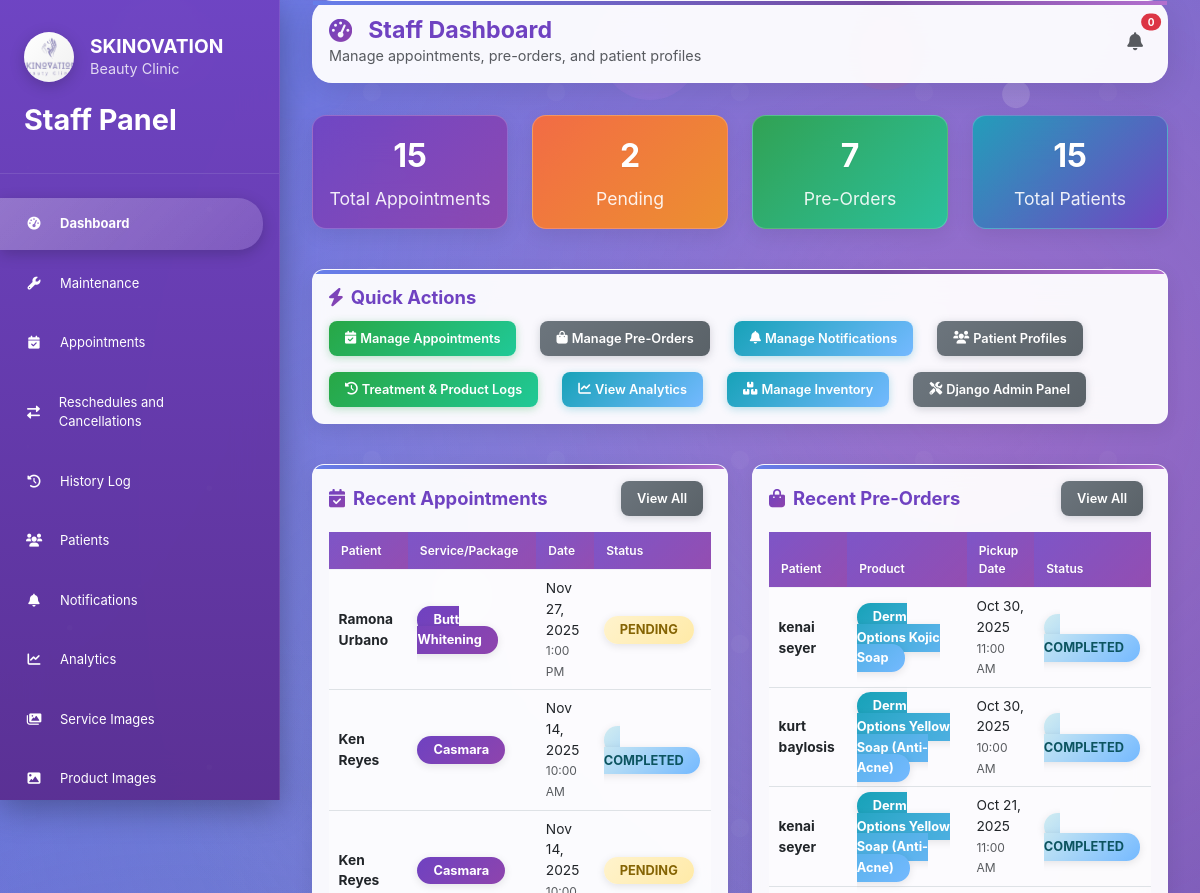
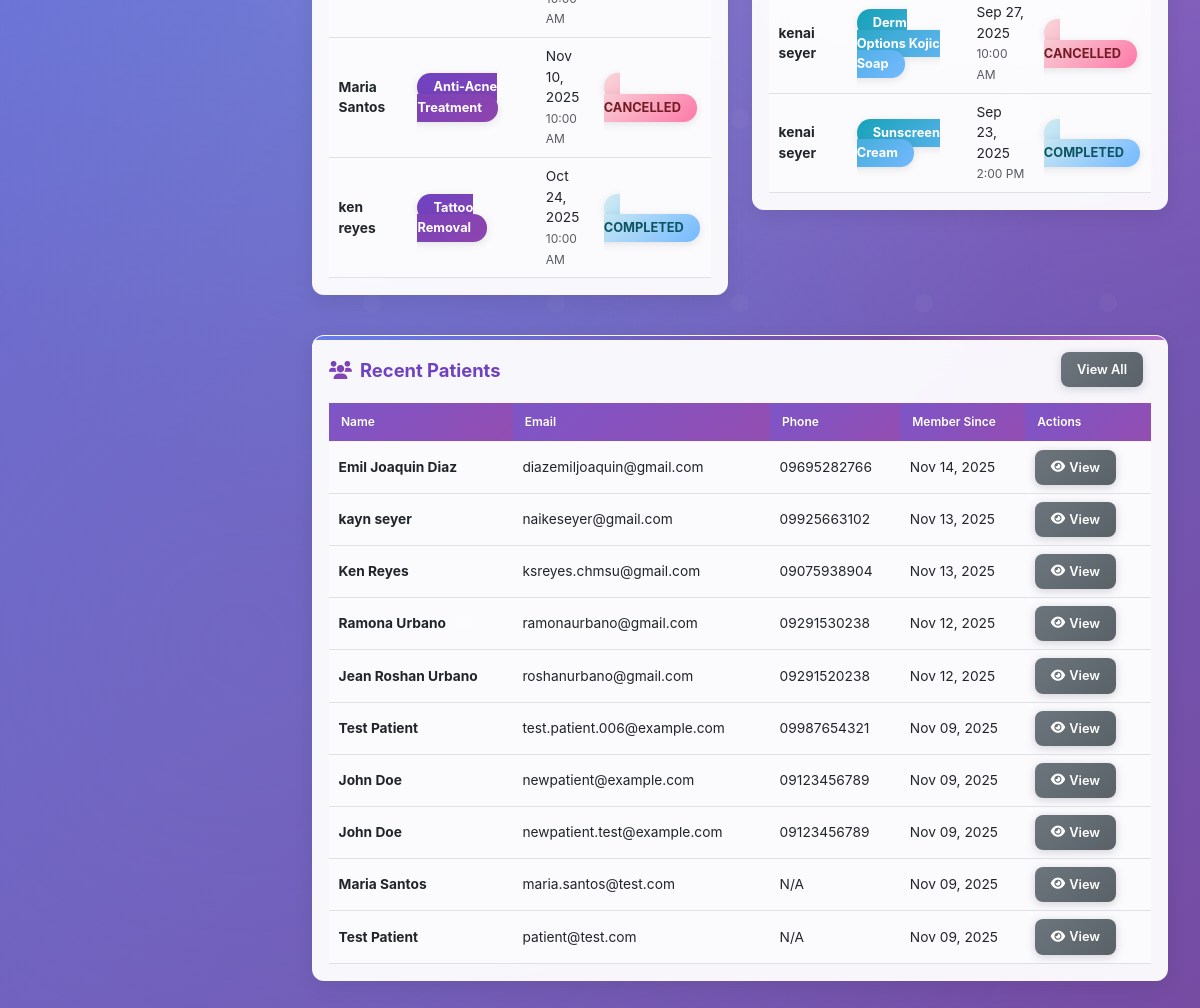
/appointments/admin/dashboard/ (signed in), run on an earlier commit of the app's database (2 pictures, top to bottom).
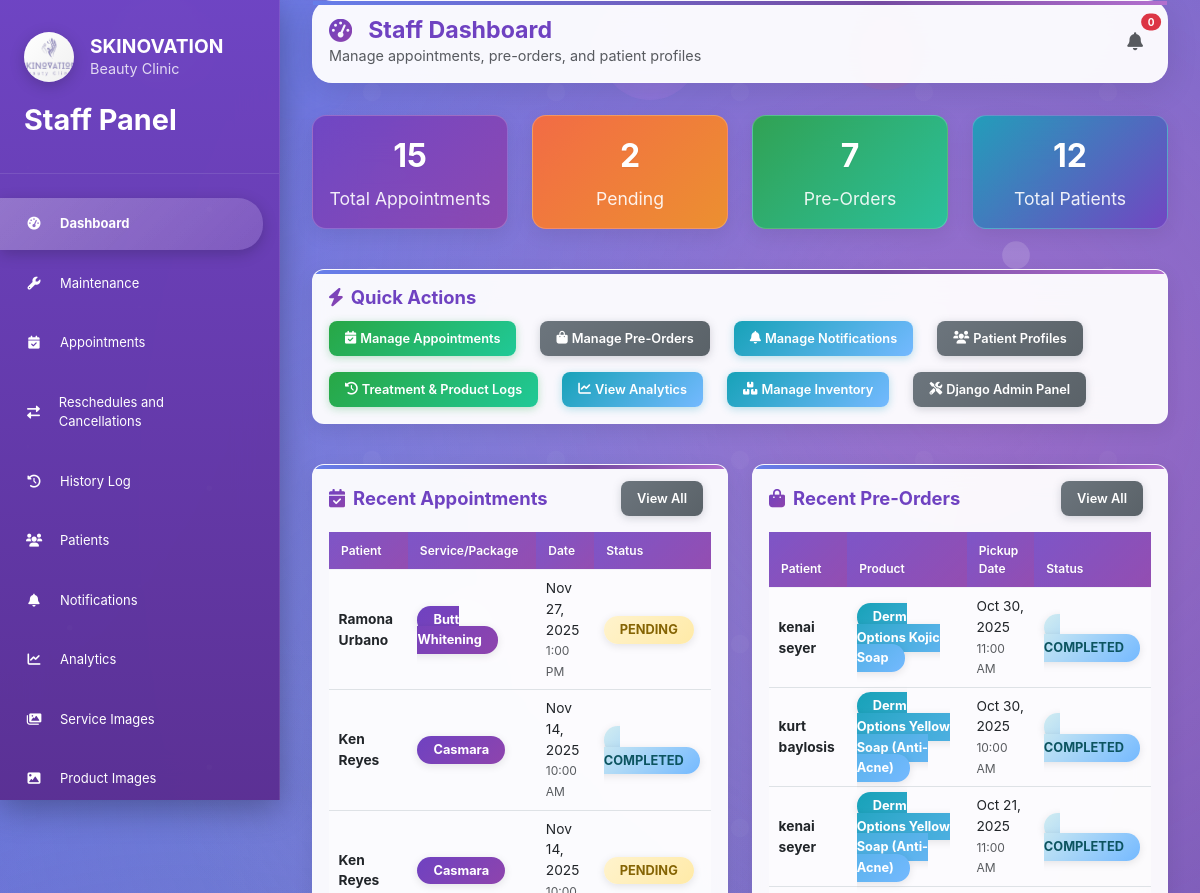
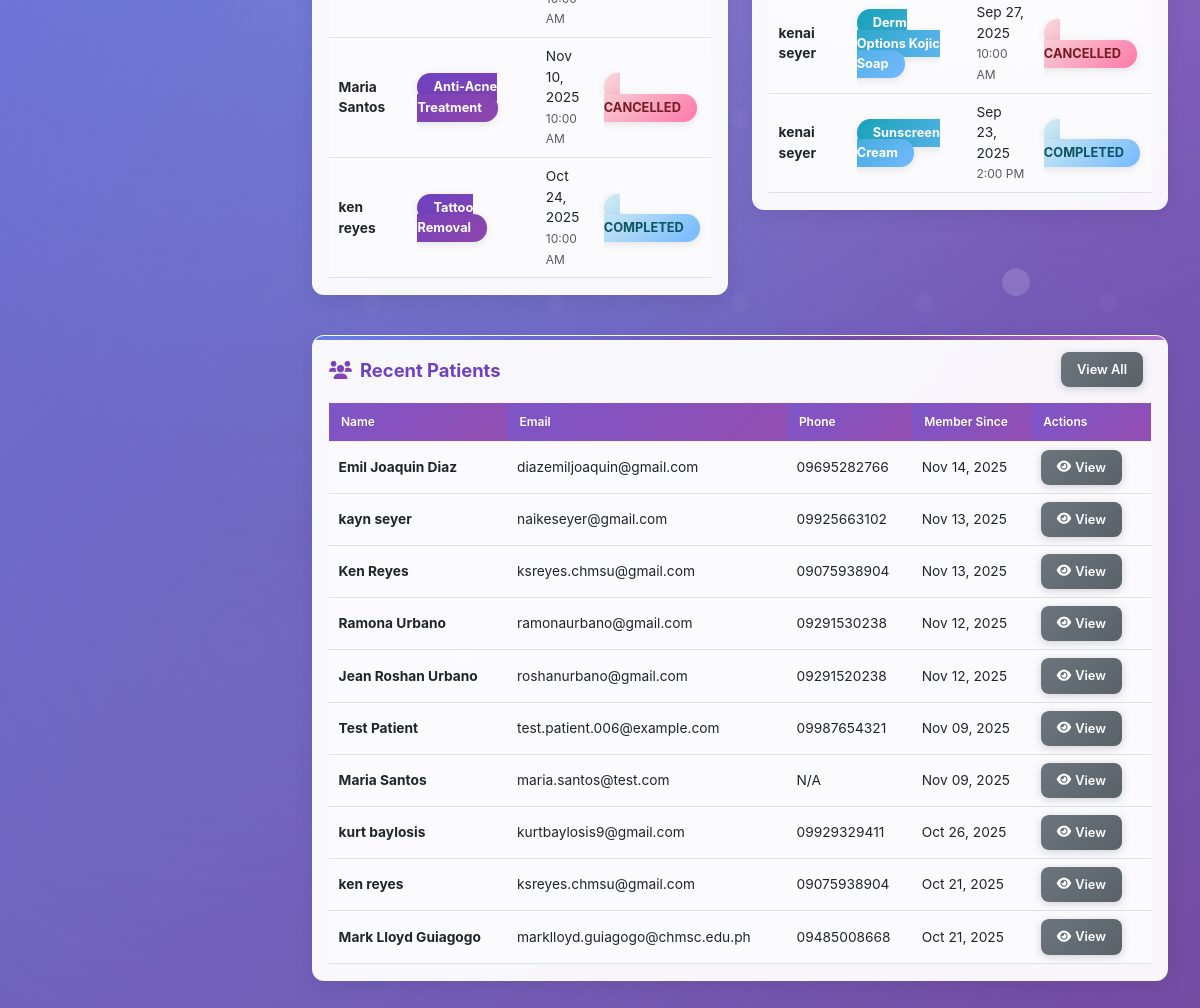
And on a later commit of the database (2 pictures, top to bottom).
### appointments/models.py (models this page shows, shortened)
class Appointment(models.Model):
    STATUS_CHOICES = [
        ('pending', 'Pending'),
        ('confirmed', 'Confirmed'),
        ('completed', 'Completed'),
        ('cancelled', 'Cancelled'),
    ]
    appointment_date = models.DateField()
    appointment_time = models.TimeField()
    status = models.CharField(max_length=10, choices=STATUS_CHOICES, default='pending')
    created_at = models.DateTimeField(auto_now_add=True)
    updated_at = models.DateTimeField(auto_now=True)
    transaction_id = models.CharField(max_length=100, blank=True, null=True)
    patient = models.ForeignKey(settings.AUTH_USER_MODEL, on_delete=models.CASCADE, related_name='appointments')
    attendant = models.ForeignKey('accounts.Attendant', on_delete=models.CASCADE, related_name='appointments')
    service = models.ForeignKey('services.Service', on_delete=models.CASCADE, related_name='appointments', blank=True, null=True)
    product = models.ForeignKey('products.Product', on_delete=models.CASCADE, related_name='appointments', blank=True, null=True)
    package = models.ForeignKey('packages.Package', on_delete=models.CASCADE, related_name='appointments', blank=True, null=True)
    class Meta:
        db_table = 'appointments'
        ordering = ['-created_at']

### accounts/models.py (models this page shows, shortened)
class User(AbstractUser):
    USER_TYPE_CHOICES = [
        ('patient', 'Patient'),
        ('admin', 'Staff'),
        ('owner', 'Owner'),
        ('attendant', 'Attendant'),
    ]
    GENDER_CHOICES = [
        ('male', 'Male'),
        ('female', 'Female'),
        ('other', 'Other'),
    ]
    CIVIL_STATUS_CHOICES = [
        ('single', 'Single'),
        ('married', 'Married'),
        ('widowed', 'Widowed'),
        ('divorced', 'Divorced'),
        ('separated', 'Separated'),
    ]
    user_type = models.CharField(max_length=10, choices=USER_TYPE_CHOICES, default='patient')
    phone = models.CharField(
        max_length=20,
        validators=[RegexValidator(
            regex=r'^\+?1?\d{9,15}$',
            message="Phone number must be entered in the format: '+999999999'. Up to 15 digits allowed."
        )],
        blank=True
    )
    middle_name = models.CharField(max_length=255, blank=True, null=True)
    address = models.TextField(blank=True, null=True, help_text="Complete address")
    gender = models.CharField(max_length=10, choices=GENDER_CHOICES, blank=True, null=True)
    civil_status = models.CharField(max_length=10, choices=CIVIL_STATUS_CHOICES, blank=True, null=True)
    birthday = models.DateField(blank=True, null=True)
    occupation = models.CharField(max_length=255, blank=True, null=True)
    profile_picture = models.ImageField(upload_to='profile_pictures/', blank=True, null=True)
    archived = models.BooleanField(default=False)
    created_at = models.DateTimeField(auto_now_add=True)
    updated_at = models.DateTimeField(auto_now=True)
    class Meta:
        db_table = 'users'

### services/models.py (models this page shows, shortened)
class Service(models.Model):
    service_name = models.CharField(max_length=100)
    description = models.TextField(blank=True, null=True)
    price = models.DecimalField(max_digits=10, decimal_places=2, blank=True, null=True)
    duration = models.IntegerField(help_text="Duration in minutes")
    category = models.ForeignKey(ServiceCategory, on_delete=models.CASCADE, related_name='services')
    image = models.ImageField(upload_to='services/', blank=True, null=True)
    archived = models.BooleanField(default=False)
    created_at = models.DateTimeField(auto_now_add=True)
    updated_at = models.DateTimeField(auto_now=True)
    class Meta:
        db_table = 'services'
        ordering = ['service_name']

### products/models.py (models this page shows, shortened)
class Product(models.Model):
    product_name = models.CharField(max_length=255)
    description = models.TextField(blank=True, null=True)
    price = models.DecimalField(max_digits=10, decimal_places=2)
    stock = models.IntegerField(default=0)
    product_image = models.ImageField(upload_to='products/', blank=True, null=True)
    archived = models.BooleanField(default=False)
    created_at = models.DateTimeField(auto_now_add=True)
    updated_at = models.DateTimeField(auto_now=True)
    class Meta:
        db_table = 'products'
        ordering = ['product_name']

### appointments/admin_views.py (the view)
# urls.py: path('admin/dashboard/', admin_views.admin_dashboard, name='admin_dashboard'),
@login_required
@user_passes_test(is_admin)
def admin_dashboard(request):
    today = timezone.now().date()
    all_appointments = Appointment.objects.filter(
        Q(service__isnull=False) | Q(package__isnull=False)
    ).order_by('-appointment_date', '-appointment_time')[:10]
    pre_orders = Appointment.objects.filter(
        product__isnull=False
    ).order_by('-appointment_date', '-appointment_time')[:10]
    patients = User.objects.filter(user_type='patient').order_by('-date_joined')[:10]
    total_appointments = Appointment.objects.filter(
        Q(service__isnull=False) | Q(package__isnull=False)
    ).count()
    pending_count = Appointment.objects.filter(
        status='pending',
        product__isnull=True
    ).count()
    confirmed_count = Appointment.objects.filter(
        status='confirmed',
        product__isnull=True
    ).count()
    pre_order_count = Appointment.objects.filter(product__isnull=False).count()
    total_patients = User.objects.filter(user_type='patient').count()
    context = {
        'all_appointments': all_appointments,
        'pre_orders': pre_orders,
        'patients': patients,
        'total_appointments': total_appointments,
        'pending_count': pending_count,
        'confirmed_count': confirmed_count,
        'pre_order_count': pre_order_count,
        'total_patients': total_patients,
        'today': today,
    }
    return render(request, 'appointments/admin_dashboard.html', context)

### appointments/admin_views.py (called while the page is built)
def is_admin(user):
    return user.is_authenticated and user.user_type == 'admin'

### appointments/context_processors.py (called while the page is built)
def notification_count(request):
    if request.user.is_authenticated:
        if request.user.user_type == 'admin':
            count = Notification.objects.filter(patient__isnull=True).count()
        else:
            count = Notification.objects.filter(patient=request.user, is_read=False).count()
    else:
        count = 0
    return {
        'notification_count': count
    }

### templates/appointments/admin_dashboard.html (shortened to what the changed rows need)
{% extends 'appointments/admin_base.html' %}
{% load static %}
{% block content %}
<div class="content-header">
    <div>
        <h1 class="page-title" style="margin: 0;">
            <i class="fas fa-tachometer-alt"></i>
            Staff Dashboard
        </h1>
    </div>
</div>
<div class="row mb-4">
    <div class="col-lg-3 col-md-6">
        <div class="stats-card blue">
            <div class="stats-number">{{ total_patients }}</div>
            <div class="stats-label">Total Patients</div>
        </div>
    </div>
</div>
<div class="row mb-4">
    <div class="col-lg-6">
        <div class="content-card">
            {% if all_appointments %}
                <div class="table-responsive">
                    <table class="table">
                        <thead>
                            <tr>
                                <th>Patient</th>
                                <th>Service/Package</th>
                                <th>Date</th>
                                <th>Status</th>
                            </tr>
                        </thead>
                        <tbody>
                            {% for appointment in all_appointments|slice:":5" %}
                            <tr>
                                <td>
                                    <strong>{{ appointment.patient.get_full_name }}</strong>
                                </td>
                                <td>
                                    {% if appointment.service %}
                                        <span class="type-badge type-regular">{{ appointment.service.service_name }}</span>
                                    {% elif appointment.package %}
                                        <span class="type-badge type-package">{{ appointment.package.package_name }}</span>
                                    {% endif %}
                                </td>
                                <td>
                                    {{ appointment.appointment_date|date:"M d, Y" }}<br>
                                    <small class="text-muted">{{ appointment.appointment_time|time:"g:i A" }}</small>
                                </td>
                                <td>
                                    <span class="status-badge status-{{ appointment.status }}">
                                        {{ appointment.status|title }}
                                    </span>
                                </td>
                            </tr>
                            {% endfor %}
                        </tbody>
                    </table>
                </div>
            {% else %}
                <div class="text-center py-4">
                    <i class="fas fa-calendar-times fa-3x text-muted mb-3"></i>
                    <p class="text-muted">No appointments yet</p>
                </div>
            {% endif %}
        </div>
    </div>
    <div class="col-lg-6">
        <div class="content-card">
            {% if pre_orders %}
                <div class="table-responsive">
                    <table class="table">
                        <thead>
                            <tr>
                                <th>Patient</th>
                                <th>Product</th>
                                <th>Pickup Date</th>
                                <th>Status</th>
                            </tr>
                        </thead>
                        <tbody>
                            {% for order in pre_orders|slice:":5" %}
                            <tr>
                                <td>
                                    <strong>{{ order.patient.get_full_name }}</strong>
                                </td>
                                <td>
                                    <span class="type-badge type-product">{{ order.product.product_name }}</span>
                                </td>
                                <td>
                                    {{ order.appointment_date|date:"M d, Y" }}<br>
                                    <small class="text-muted">{{ order.appointment_time|time:"g:i A" }}</small>
                                </td>
                                <td>
                                    <span class="status-badge status-{{ order.status }}">
                                        {{ order.status|title }}
                                    </span>
                                </td>
                            </tr>
                            {% endfor %}
                        </tbody>
                    </table>
                </div>
            {% else %}
                <div class="text-center py-4">
                    <i class="fas fa-shopping-bag fa-3x text-muted mb-3"></i>
                    <p class="text-muted">No pre-orders yet</p>
                </div>
            {% endif %}
        </div>
    </div>
</div>
<div class="row">
    <div class="col-12">
        <div class="content-card">
            {% if patients %}
                <div class="table-responsive">
                    <table class="table">
                        <thead>
                            <tr>
                                <th>Name</th>
                                <th>Email</th>
                                <th>Phone</th>
                                <th>Member Since</th>
                                <th>Actions</th>
                            </tr>
                        </thead>
                        <tbody>
                            {% for patient in patients %}
                            <tr>
                                <td>
                                    <strong>{{ patient.get_full_name }}</strong>
                                </td>
                                <td>{{ patient.email|default:"N/A" }}</td>
                                <td>{{ patient.phone|default:"N/A" }}</td>
                                <td>{{ patient.date_joined|date:"M d, Y" }}</td>
                                <td>
                                    <a href="{% url 'appointments:admin_view_patient' patient.id %}" class="btn-action btn-view btn-sm">
                                        <i class="fas fa-eye"></i> View
                                    </a>
                                </td>
                            </tr>
                            {% endfor %}
                        </tbody>
                    </table>
                </div>
            {% else %}
                <div class="text-center py-4">
                    <i class="fas fa-users fa-3x text-muted mb-3"></i>
                    <p class="text-muted">No patients registered yet</p>
                </div>
            {% endif %}
        </div>
    </div>
</div>
{% endblock %}

What changed in the data, as far as the page shows it:
removed User: get_full_name "John Doe", email "newpatient@example.com", phone "09123456789", date_joined "Nov 09, 2025"
removed User: get_full_name "John Doe", email "newpatient.test@example.com", phone "09123456789", date_joined "Nov 09, 2025"
removed User: get_full_name "Test Patient", email "patient@test.com", phone "N/A", date_joined "Nov 09, 2025"
now on this page (row unchanged): User: get_full_name "kurt baylosis", email "kurtbaylosis9@gmail.com", phone "09929329411", date_joined "Oct 26, 2025"
now on this page (row unchanged): User: get_full_name "ken reyes", email "ksreyes.chmsu@gmail.com", phone "09075938904", date_joined "Oct 21, 2025"
now on this page (row unchanged): User: get_full_name "Mark Lloyd Guiagogo", email "marklloyd.guiagogo@chmsc.edu.ph", phone "09485008668", date_joined "Oct 21, 2025"
Also different on the page:
{{ total_patients }}: "15" → "12"
